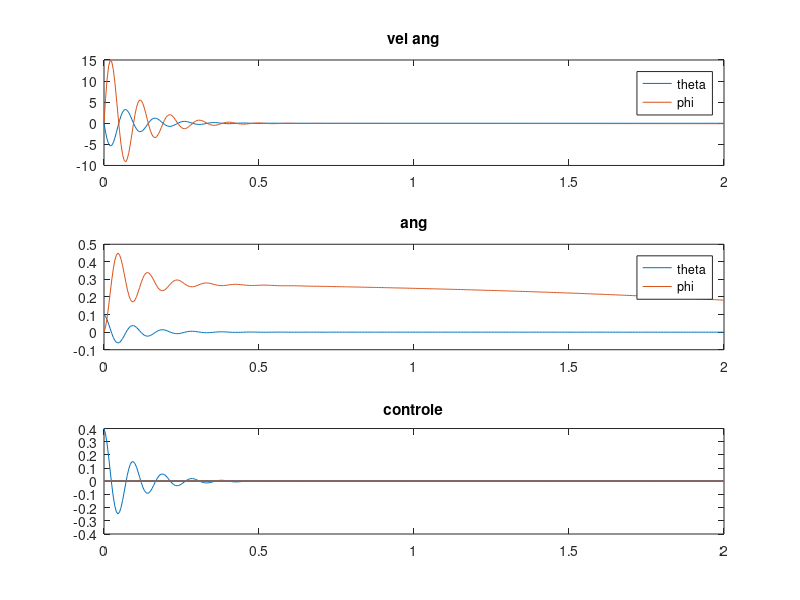

Here is the MATLAB script that generated this plot:
g = 9.81;
rw = 0.035;
mb = 0.6;
mw = 0.2;
l = 0.10;
Iw = 1/2*mw*rw^2;
Ib = Iw*mb/mw;
kv = 0.005;

dt2 = l^2*mb^2*rw^2 - (Ib + mb*l^2)*(Iw + mb*rw^2 + mw*rw^2);
at2t0 = -g*l*mb*(Iw + mb*rw^2 + mw*rw^2);
at2t1 = l*mb*rw*kv + (Iw + mb*rw^2 + mw*rw^2)*kv;
at2p0 = 0;
at2p1 = -l*mb*rw*kv - (Iw + mb*rw^2 + mw*rw^2)*kv;
bt2 = l*mb*rw + Iw + mb*rw^2 + mw*rw^2;

dp2 = Iw + mb*rw^2 + mw*rw^2 - (mb^2*rw^2*l^2)/(Ib + mb*l^2);
ap2t0 = (-g*l^2*mb^2*rw^2)/(Ib + mb*l^2);
ap2t1 = kv + (mb*l*rw*kv)/(Ib+mb*l^2);
ap2p0 = 0;
ap2p1 = -kv - (mb*l*rw*kv)/(Ib + mb*l^2);
bp2 = 1 + (mb*l*rw)/(Ib+mb*l^2);

A = [ at2t1/dt2 at2t0/dt2 at2p1/dt2 at2p0/dt2;
        1           0       0           0;
      ap2t1/dp2 ap2t0/dp2 ap2p1/dp2 ap2p0/dp2;
        0           0       1           0      ];

B = [ bt2/dt2; 0; bp2/dp2; 0 ];


ts  = 1/200;
I = eye(4);
C = inv(I - ts*A);
D = C*(ts*B); 

x = [0; 0.1; 0; 0];
u = 0;

t = 0:ts:2;
y = zeros(4, size(t, 2));
u = zeros(size(t, 2));

kp = 4;

for i = 1:size(t, 2)
    y(:,i) = x;
    teta0 = y(2,i);
    u(i) = kp*teta0;
    x = C*x + D*u(i); 
end


teta1 = y(1,:);
teta0 = y(2,:);
phi1 = y(3,:);
phi0 = y(4,:);

subplot(3,1,1)
plot(t, teta1, t, phi1);
title('vel ang');
legend('theta','phi');

subplot(3,1,2)
plot(t, teta0, t, phi0);
title('ang');
legend('theta','phi');

subplot(3,1,3)
plot(t, u);
title('controle');